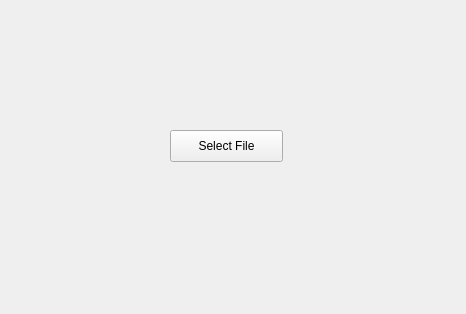
<?xml version="1.0" encoding="UTF-8"?>
<ui version="4.0">
 <class>FirstWidget</class>
 <widget class="QWidget" name="FirstWidget">
  <property name="geometry">
   <rect>
    <x>0</x>
    <y>0</y>
    <width>466</width>
    <height>314</height>
   </rect>
  </property>
  <property name="windowTitle">
   <string>FirstWidget</string>
  </property>
  <widget class="QPushButton" name="pushButton">
   <property name="geometry">
    <rect>
     <x>170</x>
     <y>130</y>
     <width>113</width>
     <height>32</height>
    </rect>
   </property>
   <property name="text">
    <string>Select File</string>
   </property>
  </widget>
 </widget>
 <layoutdefault spacing="6" margin="11"/>
 <resources/>
 <connections/>
</ui>
